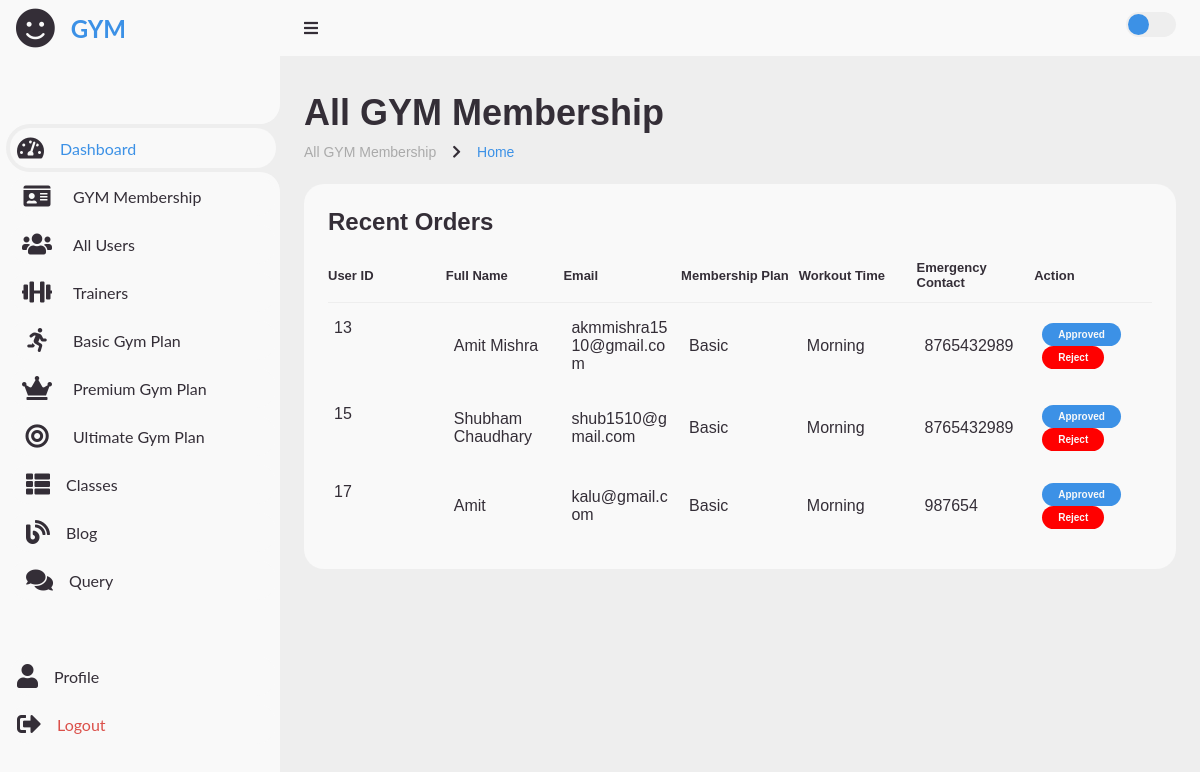
The page /admin/admin_membership.php (signed in) on the database its author committed.
### tables this page shows
CREATE TABLE `membership_applications` (
  `id` int(11) NOT NULL,
  `user_id` int(11) NOT NULL,
  `membership_plan` enum('Basic','Ultimate','Professional') NOT NULL,
  `workout_time` enum('Morning','Afternoon','Evening') NOT NULL,
  `emergency_contact_phone` varchar(15) NOT NULL,
  `status` enum('Pending','Approved','Rejected') DEFAULT 'Pending'
);

CREATE TABLE `users` (
  `id` int(11) NOT NULL,
  `fullname` varchar(100) NOT NULL,
  `username` varchar(50) NOT NULL,
  `email` varchar(100) NOT NULL,
  `password` varchar(255) NOT NULL,
  `gender` varchar(10) DEFAULT NULL,
  `address` text DEFAULT NULL,
  `phone_number` varchar(15) DEFAULT NULL,
  `membership_status` varchar(20) DEFAULT 'not_approved'
);

### admin/admin_membership.php (the view, shortened to what this page needs)
<?php
include_once "../config/dbconnect.php";
$sql = "SELECT u.id, u.fullname, u.email, m.membership_plan, m.workout_time, m.emergency_contact_phone, u.membership_status
        FROM users u
        JOIN membership_applications m ON u.id = m.user_id";
$result = $conn->query($sql);
?>
<?php include './shortcuts/admin_header.php' ?>
<main>
  <div class="head-title">
    <div class="left">
      <h1>All GYM Membership</h1>
      <ul class="breadcrumb">
        <li><a href="#">All GYM Membership</a></li>
        <li><i class='fas fa-chevron-right'></i></li>
        <li><a class="active" href="admin_home.php">Home</a></li>
      </ul>
    </div>
  </div>
  <div class="table-data">
    <div class="order">
      <div class="head">
        <h3>Recent Orders</h3>
      </div>
      <table>
        <thead>
          <tr>
            <th>User ID</th>
            <th>Full Name</th>
            <th>Email</th>
            <th>Membership Plan</th>
            <th>Workout Time</th>
            <th>Emergency Contact</th>
            <th>Action</th>
          </tr>
        </thead>
        <?php while ($row = $result->fetch_assoc()): ?>
          <tbody>
            <tr>
              <td><?= htmlspecialchars($row['id']) ?></td>
              <td><?= htmlspecialchars($row['fullname']) ?></td>
              <td><?= htmlspecialchars($row['email']) ?></td>
              <td><?= htmlspecialchars($row['membership_plan']) ?></td>
              <td><?= htmlspecialchars($row['workout_time']) ?></td>
              <td><?= htmlspecialchars($row['emergency_contact_phone']) ?></td>
              <td>
                <?php if ($row['membership_status'] === 'approved'): ?>
                  <button class="status completed pointer" disabled title="This membership is approved">Approved</button>
                  <button onclick="approveMembership(<?= $row['id'] ?>, 'reject', this)" class="status rejected pointer">Reject</button>
                <?php elseif ($row['membership_status'] === 'rejected'): ?>
                  <button onclick="approveMembership(<?= $row['id'] ?>, 'approve', this)" class="status completed pointer">Approve</button>
                  <button class="status rejected pointer" disabled title="This membership is rejected">Rejected</button>
                <?php else: ?>
                  <button onclick="approveMembership(<?= $row['id'] ?>, 'approve', this)" class="status completed pointer approve-btn">Approve</button>
                  <button onclick="approveMembership(<?= $row['id'] ?>, 'reject', this)" class="status rejected pointer reject-btn">Reject</button>
                <?php endif; ?>
              </td>
            </tr>
          </tbody>
        <?php endwhile; ?>
      </table>
    </div>
  </div>
</main>
</body>
</html>

### admin/css/style.css (style rules this page uses)
* { margin: 0; padding: 0; box-sizing: border-box; }
a { text-decoration: none; }
li { list-style: none; }
button { cursor: pointer; }
.pointer { cursor: pointer; }
:root { --poppins: 'Poppins', sans-serif; --lato: 'Lato', sans-serif; --light: #F9F9F9; --blue: #3C91E6; --light-blue: #CFE8FF; --grey: #eee; --dark-grey: #AAAAAA; --dark: #342E37; --red: #DB504A; --yellow: #FFCE26; --light-yellow: #FFF2C6; --orange: #FD7238; --light-orange: #FFE0D3; }
html { overflow-x: hidden; }
body { background: var(--grey); overflow-x: hidden; }
.fas { color: var(--dark); }
.head-title h1 { font-size: 28px; margin-bottom: 20px; }
.breadcrumb { list-style: none; padding: 0; margin: 0; }
.breadcrumb li { display: inline; font-size: 14px; color: #666; }
#content main { width: 100%; padding: 36px 24px; font-family: var(--poppins); max-height: calc(100vh - 56px); overflow-y: auto; }
#content main .head-title { display: flex; align-items: center; justify-content: space-between; gap: 16px; flex-wrap: wrap; }
#content main .head-title .left h1 { font-size: 36px; font-weight: 600; margin-bottom: 10px; color: var(--dark); }
#content main .head-title .left .breadcrumb { display: flex; align-items: center; gap: 16px; }
#content main .head-title .left .breadcrumb li { color: var(--dark); }
#content main .head-title .left .breadcrumb li a { color: var(--dark-grey); pointer-events: none; }
#content main .head-title .left .breadcrumb li a.active { color: var(--blue); pointer-events: unset; }
#content main .table-data { display: flex; flex-wrap: wrap; gap: 24px; margin-top: 24px; width: 100%; color: var(--dark); }
#content main .table-data>div { border-radius: 20px; background: var(--light); padding: 24px; overflow-x: auto; }
#content main .table-data .head { display: flex; align-items: center; gap: 16px; margin-bottom: 24px; }
#content main .table-data .head h3 { margin-right: auto; font-size: 24px; font-weight: 600; }
#content main .table-data .order { flex-grow: 1; flex-basis: 500px; }
#content main .table-data .order table { width: 100%; border-collapse: collapse; table-layout: fixed; }
#content main .table-data .order table th { padding-bottom: 12px; font-size: 13px; text-align: left; border-bottom: 1px solid var(--grey); }
#content main .table-data .order table td { padding: 16px 8px; word-wrap: break-word; overflow-wrap: break-word; white-space: normal; }
#content main .table-data .order table tr td:first-child { display: flex; align-items: center; gap: 12px; padding-left: 6px; }
#content main .table-data .order table tr td .status { font-size: 10px; padding: 6px 16px; color: var(--light); border-radius: 20px; font-weight: 700; }
#content main .table-data .order table tr td .status.completed { background: var(--blue); }
#content main .table-data .order table tr td .status.rejected { background: red; }
button { padding: 10px 20px; border: none; border-radius: 4px; background-color: #007bff; color: #fff; font-size: 16px; cursor: pointer; transition: background-color 0.3s ease; }

### rows shown on the page
membership_applications: user "13", user.fullname "Amit Mishra", user.email "akmmishra1510@gmail.com", membership_plan "Basic", workout_time "Morning", emergency_contact_phone "8765432989"
membership_applications: user "15", user.fullname "Shubham Chaudhary", user.email "shub1510@gmail.com", membership_plan "Basic", workout_time "Morning", emergency_contact_phone "8765432989"
membership_applications: user "17", user.fullname "Amit", user.email "kalu@gmail.com", membership_plan "Basic", workout_time "Morning", emergency_contact_phone "987654"
